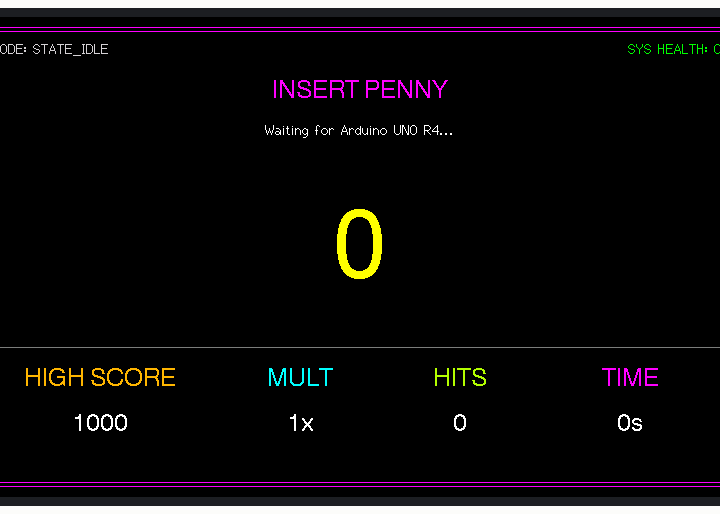
This sketch was run on a simulated ESP32-S3. On the bench: 800×480 colour display.

Above: at 1.4 s.

The sketch:

crowpanel_scoreboard.ino
```cpp
#define LGFX_USE_V1

#include <LovyanGFX.hpp>
#include <lgfx/v1/platforms/esp32s3/Panel_RGB.hpp>
#include <lgfx/v1/platforms/esp32s3/Bus_RGB.hpp>

#include <ArduinoJson.h> // Install "ArduinoJson" from Library Manager

// ==========================================
// CROWPANEL 7.0" (800x480) RGB PANEL CONFIG
// ==========================================
class LGFX : public lgfx::LGFX_Device {
  lgfx::Panel_RGB _panel_instance;
  lgfx::Bus_RGB   _bus_instance;
  lgfx::Light_PWM _light_instance;

public:
  LGFX(void) {
    {
      auto cfg = _bus_instance.config();
      cfg.panel = &_panel_instance;
      cfg.pin_d0  = GPIO_NUM_15; // B0
      cfg.pin_d1  = GPIO_NUM_7;  // B1
      cfg.pin_d2  = GPIO_NUM_6;  // B2
      cfg.pin_d3  = GPIO_NUM_5;  // B3
      cfg.pin_d4  = GPIO_NUM_4;  // B4
      cfg.pin_d5  = GPIO_NUM_9;  // G0
      cfg.pin_d6  = GPIO_NUM_46; // G1
      cfg.pin_d7  = GPIO_NUM_3;  // G2
      cfg.pin_d8  = GPIO_NUM_8;  // G3
      cfg.pin_d9  = GPIO_NUM_16; // G4
      cfg.pin_d10 = GPIO_NUM_1;  // G5
      cfg.pin_d11 = GPIO_NUM_14; // R0
      cfg.pin_d12 = GPIO_NUM_21; // R1
      cfg.pin_d13 = GPIO_NUM_47; // R2
      cfg.pin_d14 = GPIO_NUM_48; // R3
      cfg.pin_d15 = GPIO_NUM_45; // R4

      cfg.pin_henable = GPIO_NUM_41;
      cfg.pin_vsync   = GPIO_NUM_40;
      cfg.pin_hsync   = GPIO_NUM_39;
      cfg.pin_pclk    = GPIO_NUM_0;
      cfg.freq_write  = 15000000;

      cfg.hsync_polarity    = 0;
      cfg.hsync_front_porch = 40;
      cfg.hsync_pulse_width = 48;
      cfg.hsync_back_porch  = 40;
      cfg.vsync_polarity    = 0;
      cfg.vsync_front_porch = 1;
      cfg.vsync_pulse_width = 31;
      cfg.vsync_back_porch  = 13;
      cfg.pclk_active_neg   = 1;
      cfg.de_idle_high      = 0;
      cfg.pclk_idle_high    = 0;
      _bus_instance.config(cfg);
    }
    {
      auto cfg = _panel_instance.config();
      cfg.memory_width  = 800;
      cfg.memory_height = 480;
      cfg.panel_width   = 800;
      cfg.panel_height  = 480;
      cfg.offset_x = 0;
      cfg.offset_y = 0;
      _panel_instance.config(cfg);
    }
    {
      auto cfg = _light_instance.config();
      cfg.pin_bl = GPIO_NUM_2; // Backlight pin on CrowPanel 7.0"
      _light_instance.config(cfg);
    }
    _panel_instance.setBus(&_bus_instance);
    _panel_instance.setLight(&_light_instance);
    setPanel(&_panel_instance);
  }
};

LGFX lcd;
LGFX_Sprite canvas(&lcd); // Off-screen PSRAM sprite for zero-flicker rendering

// Scoreboard State Variables
String curState  = "STATE_IDLE";
String curHeader = "INSERT PENNY";
String curMsg    = "Waiting for Arduino UNO R4...";
uint32_t curScore = 0;
uint32_t curHigh  = 1000;
uint8_t  curMult  = 1;
uint16_t curHits  = 0;
uint32_t curTime  = 0;
bool     curHealth = true;

void drawScoreboard() {
  canvas.fillScreen(TFT_BLACK);

  // Outer Neon Arcade Frame
  uint16_t accentColor = TFT_CYAN;
  if (curState == "STATE_IDLE")            accentColor = TFT_MAGENTA;
  if (curState == "STATE_READY")           accentColor = TFT_YELLOW;
  if (curState == "STATE_BALL_IN_PLUNGER") accentColor = TFT_GREEN;
  if (curState == "STATE_BALL_IN_PLAY")    accentColor = TFT_CYAN;
  if (curState == "STATE_GAMEOVER")        accentColor = TFT_RED;

  canvas.drawRoundRect(10, 10, 780, 460, 16, accentColor);
  canvas.drawRoundRect(14, 14, 772, 452, 14, accentColor);

  // Top Status Bar
  canvas.setTextDatum(top_left);
  canvas.setTextColor(TFT_LIGHTGREY);
  canvas.setFont(&fonts::Font2);
  canvas.drawString("MODE: " + curState, 30, 24);

  canvas.setTextDatum(top_right);
  canvas.setTextColor(curHealth ? TFT_GREEN : TFT_RED);
  canvas.drawString(curHealth ? "SYS HEALTH: OK" : "SYS HEALTH: FAULT", 770, 24);

  // Main Banner Header (e.g., INSERT PENNY, PULL PLUNGER, GAME OVER)
  canvas.setTextDatum(top_center);
  canvas.setTextColor(accentColor);
  canvas.setFont(&fonts::Font4);
  canvas.drawString(curHeader, 400, 62);

  // Sub-message
  canvas.setTextColor(TFT_WHITE);
  canvas.setFont(&fonts::Font2);
  canvas.drawString(curMsg, 400, 105);

  // Giant Center Score Readout
  canvas.setTextDatum(middle_center);
  canvas.setTextColor(TFT_YELLOW);
  canvas.setFont(&fonts::Font8); // Large 75px numeric font
  canvas.drawNumber(curScore, 400, 225);

  // Bottom Stats Boxes (HIGH SCORE | MULTIPLIER | HITS | TIMER)
  canvas.drawFastHLine(25, 330, 750, TFT_DARKGREY);

  canvas.setTextDatum(top_center);
  canvas.setFont(&fonts::Font4);

  // High Score
  canvas.setTextColor(TFT_ORANGE);
  canvas.drawString("HIGH SCORE", 140, 350);
  canvas.setTextColor(TFT_WHITE);
  canvas.drawNumber(curHigh, 140, 395);

  // Multiplier
  canvas.setTextColor(TFT_CYAN);
  canvas.drawString("MULT", 340, 350);
  canvas.setTextColor(TFT_WHITE);
  canvas.drawString(String(curMult) + "x", 340, 395);

  // Targets Hit
  canvas.setTextColor(TFT_GREENYELLOW);
  canvas.drawString("HITS", 500, 350);
  canvas.setTextColor(TFT_WHITE);
  canvas.drawNumber(curHits, 500, 395);

  // Countdown Timer
  canvas.setTextColor(TFT_MAGENTA);
  canvas.drawString("TIME", 670, 350);
  canvas.setTextColor(curTime <= 10 && curState == "STATE_BALL_IN_PLAY" ? TFT_RED : TFT_WHITE);
  canvas.drawString(String(curTime) + "s", 670, 395);

  // Push sprite to screen in one instant frame
  canvas.pushSprite(0, 0);
}

void setup() {
  // UART0 connected to UNO R4 WiFi (RX=44, TX=43)
  Serial.begin(115200);

  lcd.init();
  lcd.setBrightness(220);
  canvas.setColorDepth(16);
  canvas.createSprite(800, 480);

  drawScoreboard();
}

void loop() {
  if (Serial.available()) {
    String jsonLine = Serial.readStringUntil('\n');
    jsonLine.trim();
    if (jsonLine.startsWith("{")) {
      JsonDocument doc;
      DeserializationError err = deserializeJson(doc, jsonLine);
      if (!err) {
        curState  = doc["state"]  | curState;
        curHeader = doc["header"] | curHeader;
        curMsg    = doc["msg"]    | curMsg;
        curScore  = doc["score"]  | curScore;
        curHigh   = doc["high"]   | curHigh;
        curMult   = doc["mult"]   | curMult;
        curHits   = doc["hits"]   | curHits;
        curTime   = doc["time"]   | curTime;
        curHealth = (doc["health"] | 1) == 1;
        drawScoreboard();
      }
    }
  }
}
```
